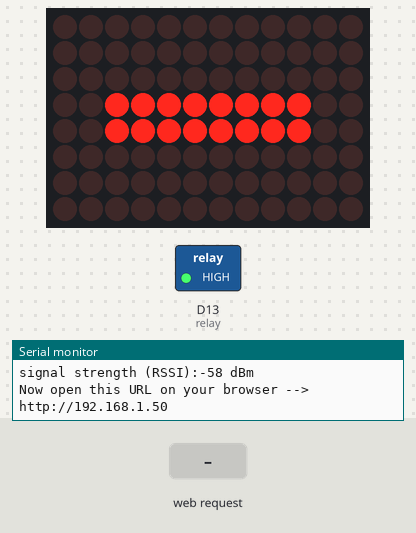
This sketch was run on a simulated Arduino Uno R4 WiFi. Parts: 12×8 LED matrix, switched loads named in the sketch (green lamp = pin HIGH), the last lines printed to the serial monitor. The test bench sets the inputs (shaded band). WiFi joins after 1.5 s; servers stay silent unless stated.

Above: at 12.76 s.
12.8 s: HTTP request GET /on received
At 12.9 s:
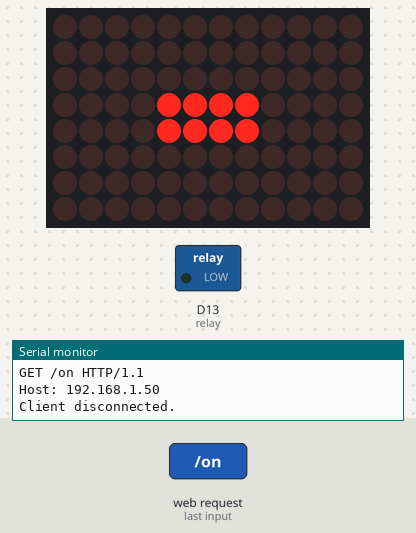
At 14.47 s:
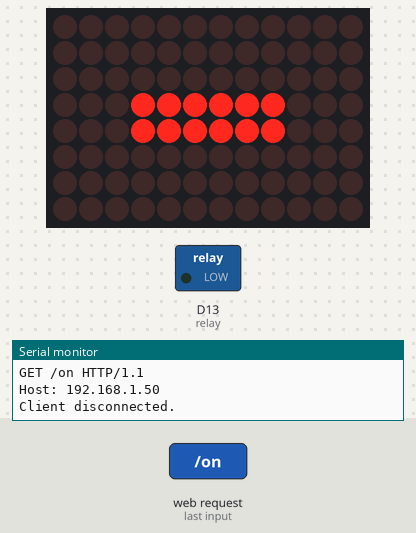
14.5 s: HTTP request GET /off received
At 14.68 s:
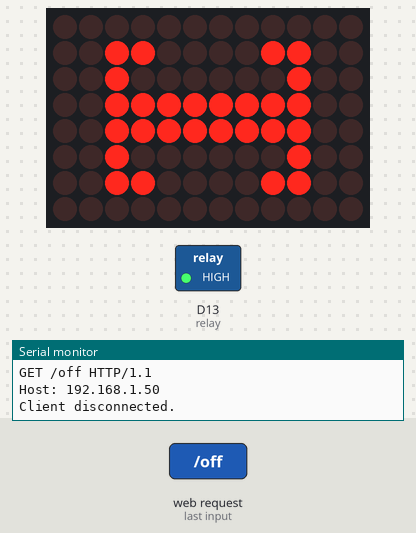
Timing chart, 0 to 17.5 s (numbered marks = the images above; inputs shaded):
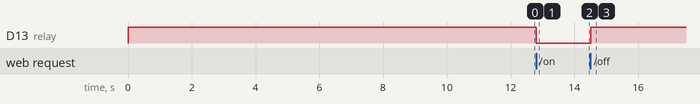

Measured:
- after the input at 12.8 s, D13 (relay): HIGH → LOW at once
- after the input at 14.5 s, D13 (relay): LOW → HIGH at once

The sketch:

webServerUnoR4.ino
```cpp
#include "Arduino_LED_Matrix.h"
#include "animation.h"
#include "WiFiS3.h"

#define relay 13

ArduinoLEDMatrix matrix;

char ssid[] = "Max 20A Unfused"; //Enter your WIFI SSID
char pass[] = "bonaparte";   //Enter your WIFI password
int keyIndex = 0;      // your network key index number (needed only for WEP)

String output = "off";
String header;

// Current time
unsigned long currentTime = millis();
unsigned long previousTime = 0;
// Define timeout time in milliseconds (example: 2000ms = 2s)
const long timeoutTime = 2000;


int status = WL_IDLE_STATUS;
WiFiServer server(80);

const uint32_t hi[] = {
  0xcdfcdfcc,
  0x4fc4fc4c,
  0xc4cdfcdf,
  66
};

void setup() {
  Serial.begin(115200); // initialize serial communication
  matrix.loadSequence(animation);
  matrix.begin();
  pinMode(relay, OUTPUT); // set the Relay pin mode
  digitalWrite(relay, HIGH);

  // check for the WiFi module:
  if (WiFi.status() == WL_NO_MODULE) {
    Serial.println("Communication with WiFi module failed!");
    // don't continue
    while (true);
  }

  String fv = WiFi.firmwareVersion();
  if (fv < WIFI_FIRMWARE_LATEST_VERSION) {
    Serial.println("Please upgrade the firmware");
  }

  // attempt to connect to WiFi network:
  while (status != WL_CONNECTED) {
    Serial.print("Network named: ");
    Serial.println(ssid);

    // Connect to WPA/WPA2 network. Change this line if using open or WEP network:
    status = WiFi.begin(ssid, pass);
    // wait 10 seconds for connection:
    delay(10000);
  }
  server.begin(); // start the web server on port 80
  printWifiStatus(); // you're connected now, so print out the status
  matrix.play(true);
}


void loop() {
  webServer();
}

void webServer() {
  WiFiClient client = server.available();   // Listen for incoming clients
  if (client) {                             // If a new client connects,
    Serial.println("New Client.");          // print a message out in the serial port
    String currentLine = "";                // make a String to hold incoming data from the client
    currentTime = millis();
    previousTime = currentTime;
    while (client.connected() && currentTime - previousTime <= timeoutTime) { // loop while the client's connected
      currentTime = millis();
      if (client.available()) {             // if there's bytes to read from the client,
        char c = client.read();             // read a byte, then
        Serial.write(c);                    // print it out the serial monitor
        header += c;
        if (c == '\n') {                    // if the byte is a newline character
          // if the current line is blank, you got two newline characters in a row.
          // that's the end of the client HTTP request, so send a response:
          if (currentLine.length() == 0) {
            // HTTP headers always start with a response code (e.g. HTTP/1.1 200 OK)
            // and a content-type so the client knows what's coming, then a blank line:
            client.println("HTTP/1.1 200 OK");
            client.println("Content-type:text/html");
            client.println("Connection: close");
            client.println();

            // turns the relay on and off
            if (header.indexOf("GET /on") >= 0) {
              output = "on";
              digitalWrite(relay, LOW);
            } else if (header.indexOf("GET /off") >= 0) {
              output = "off";
              digitalWrite(relay, HIGH);
            }

            // Display the HTML web page
            client.println("<!DOCTYPE html><html>");
            client.println("<head><meta name=\"viewport\" content=\"width=device-width, initial-scale=1\">");
            client.println("<link rel=\"icon\" href=\"data:,\">");
            // CSS to style the on/off buttons
            // Feel free to change the background-color and font-size attributes to fit your preferences
            client.println("<style>html { font-family: Helvetica; display: inline-block; margin: 0px auto; text-align: center;}");
            client.println(".on { background-color: #FF0000; border: 5px; color: white; padding: 16px 40px; border-radius: 20px;");
            client.println("text-decoration: none; font-size: 30px; margin: 2px; cursor: pointer;}");
            client.println(".off {background-color: #000000;border: 5px; color: white; padding: 16px 40px; border-radius: 20px;");
            client.println("text-decoration: none; font-size: 30px; margin: 2px; cursor: pointer;}</style></head>");


            // Web Page Heading
            client.println("<body><h1>GoLite Store x Idrus Project</h1>");
            client.println("<body><h2>Internet of Things Dashboard</h2>");
            client.println("<p>Relay " + output + "</p>");
            if (output == "off") {
              client.println("<p><a href=\"/on\"><button class=\"off\">Turn OFF</button></a></p>");
            } else {
              client.println("<p><a href=\"/off\"><button class=\"on\">Turn ON</button></a></p>");
            }

            client.println("</body></html>");

            // The HTTP response ends with another blank line
            client.println();
            // Break out of the while loop
            break;
          } else { // if you got a newline, then clear currentLine
            currentLine = "";
          }
        } else if (c != '\r') {  // if you got anything else but a carriage return character,
          currentLine += c;      // add it to the end of the currentLine
        }
      }
    }
    // Clear the header variable
    header = "";
    // Close the connection
    client.stop();
    Serial.println("Client disconnected.");
    Serial.println("");
  }
}

void printWifiStatus() {
  // print the SSID of the network you're attached to:
  Serial.print("SSID: ");
  Serial.println(WiFi.SSID());

  // print your board's IP address:
  IPAddress ip = WiFi.localIP();
  Serial.print("IP Address: ");
  Serial.println(ip);

  // print the received signal strength:
  long rssi = WiFi.RSSI();
  Serial.print("signal strength (RSSI):");
  Serial.print(rssi);
  Serial.println(" dBm");
  // print where to go in a browser:
  Serial.print("Now open this URL on your browser --> http://");
  Serial.println(ip);
}
```

animation.h
```cpp
const uint32_t animation[][4] = {
  {
    0x30c20,
    0x43fc3fc2,
    0x430c000,
    66
  },
  {
    0x30c29,
    0x436c36c2,
    0x9430c000,
    66
  },
  {
    0x30c2f,
    0x430c30c2,
    0xf430c000,
    66
  },
  {
    0x36c29,
    0x41081082,
    0x9436c000,
    66
  },
  {
    0x3fc30,
    0xc1081083,
    0xc3fc000,
    66
  },
  {
    0x3fc20,
    0x42042042,
    0x43fc000,
    66
  },
  {
    0x3f,
    0xc2042043,
    0xfc000000,
    66
  },
  {
    0x0,
    0x3fc3fc0,
    0x0,
    66
  },
  {
    0x0,
    0x1f81f80,
    0x0,
    66
  },
  {
    0x0,
    0xf00f00,
    0x0,
    66
  },
  {
    0x0,
    0x600600,
    0x0,
    66
  },
  {
    0x0,
    0x0,
    0x0,
    66
  }
};
```
